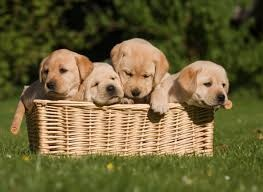
#> input picture image/images.jpeg, 263 x 192 px, found by its file name
$ python sharpening.py
#> lines starting #> are read from the running program, lines starting #| are printed output that depends on the picture
import numpy as np
import matplotlib.pyplot as plt
import cv2

image = cv2.imread('image/images.jpeg')
#> image is the input picture: shape (192, 263, 3); mean B, G, R 56.9, 98, 107.9
image = cv2.cvtColor(image, cv2.COLOR_BGR2RGB)

plt.figure(figsize=(20, 20))
plt.subplot(1, 2, 1)
plt.title("Original")
plt.imshow(image)


# Create our shapening kernel, we don't normalize since the
# The values in the matrix sum to 1
kernel_sharpening = np.array([[-1, -1, -1],
                              [-1, 9, -1],
                              [-1, -1, -1]])

# applying different kernels to the input image
sharpened = cv2.filter2D(image, -1, kernel_sharpening)
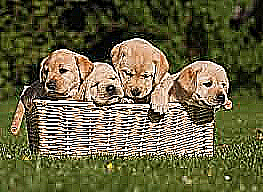
#> sharpened: shape (192, 263, 3); mean R, G, B 100.9, 97.3, 65.1


plt.subplot(1, 2, 2)
plt.title("Image Sharpening")
plt.imshow(sharpened)

plt.show()
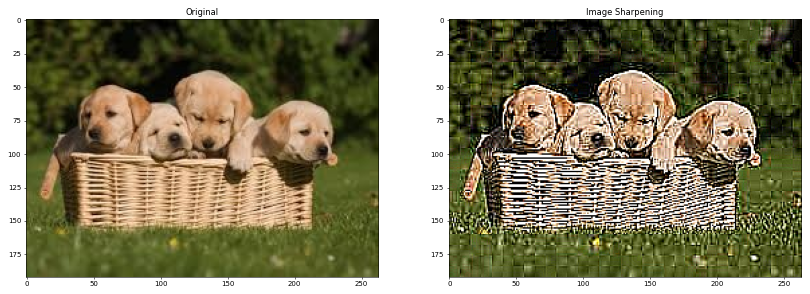
#> figure drawn by matplotlib, 2 panels
